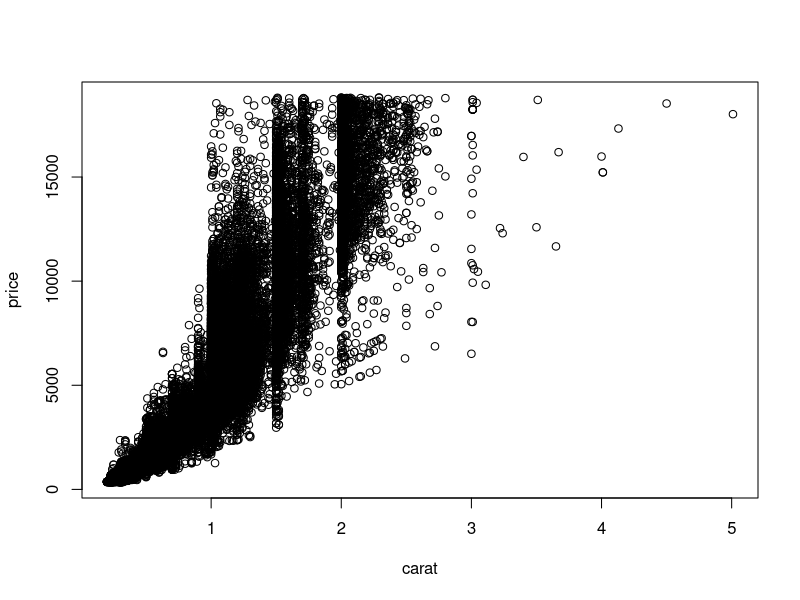
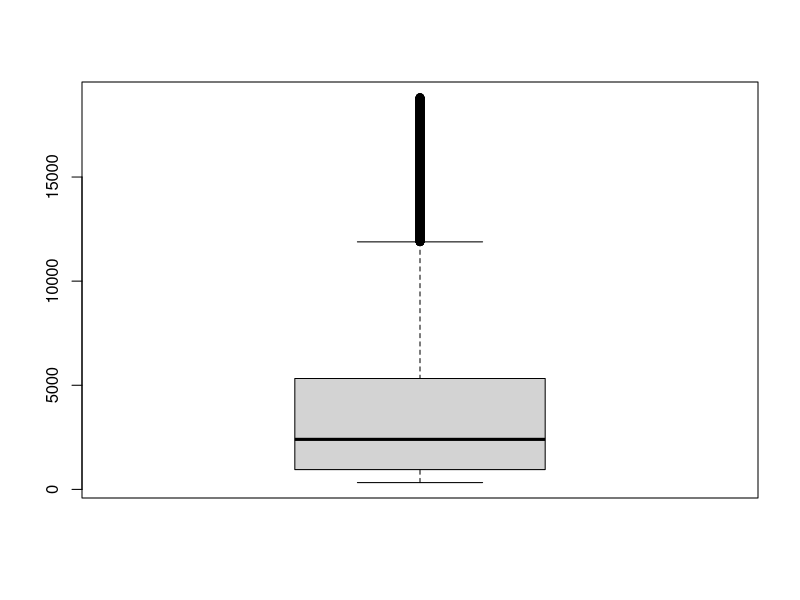
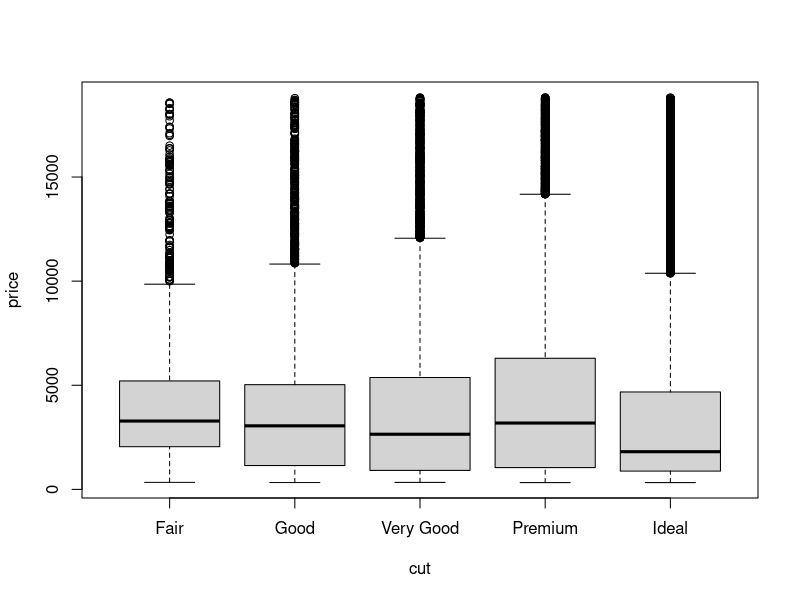
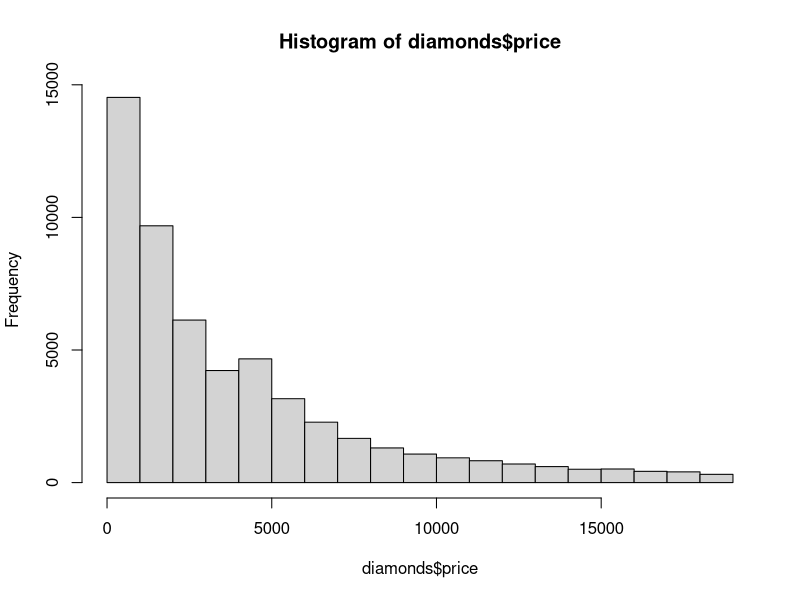
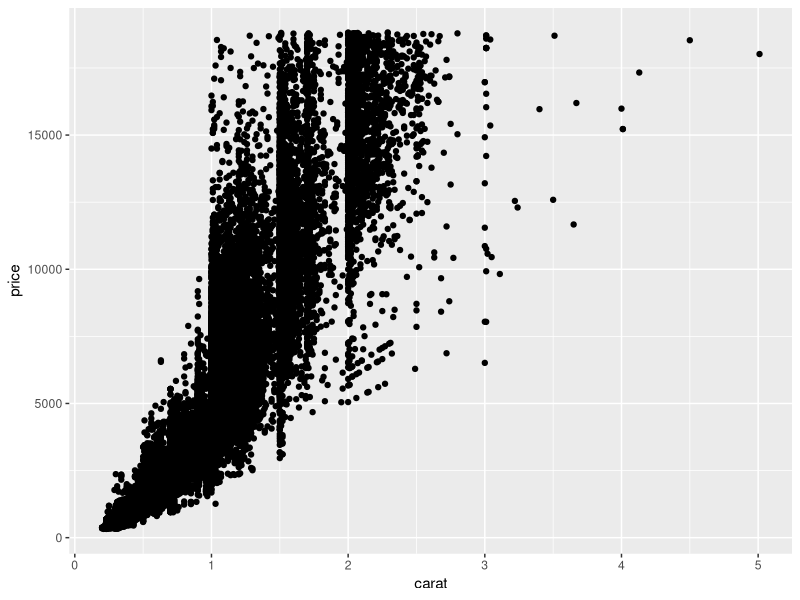
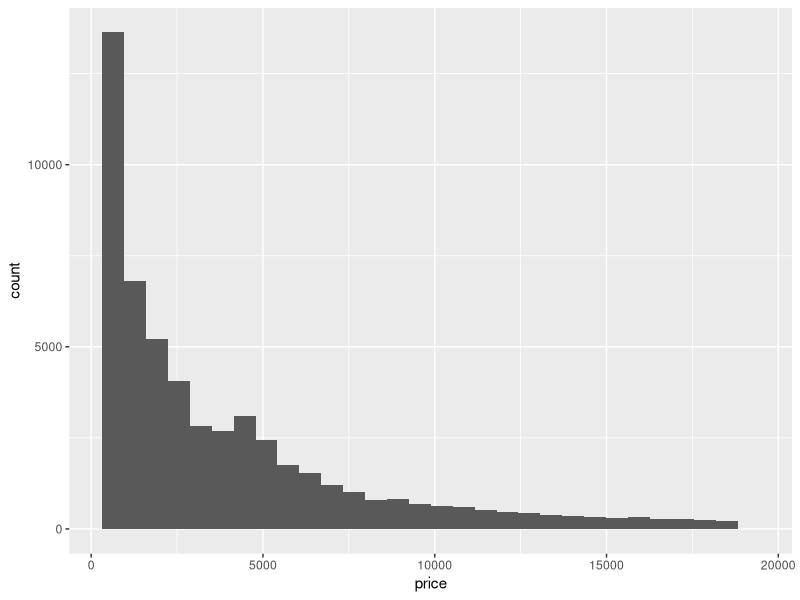
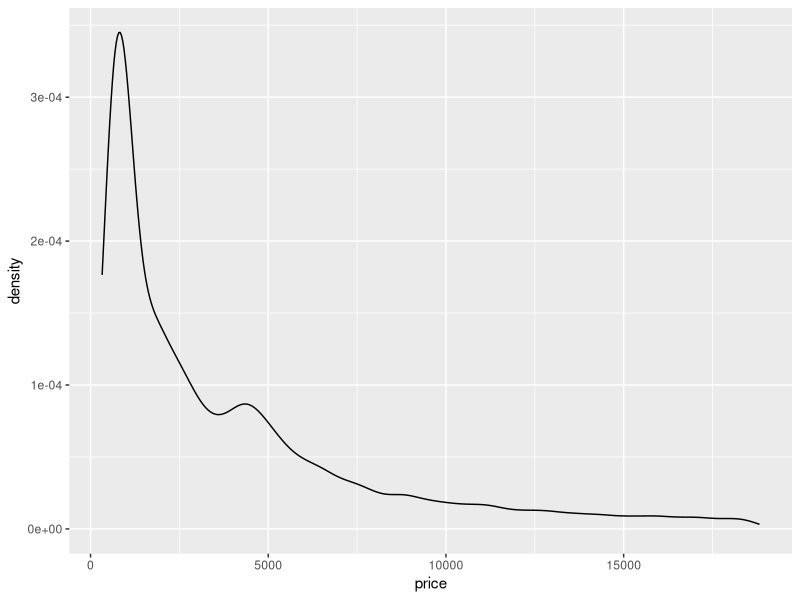
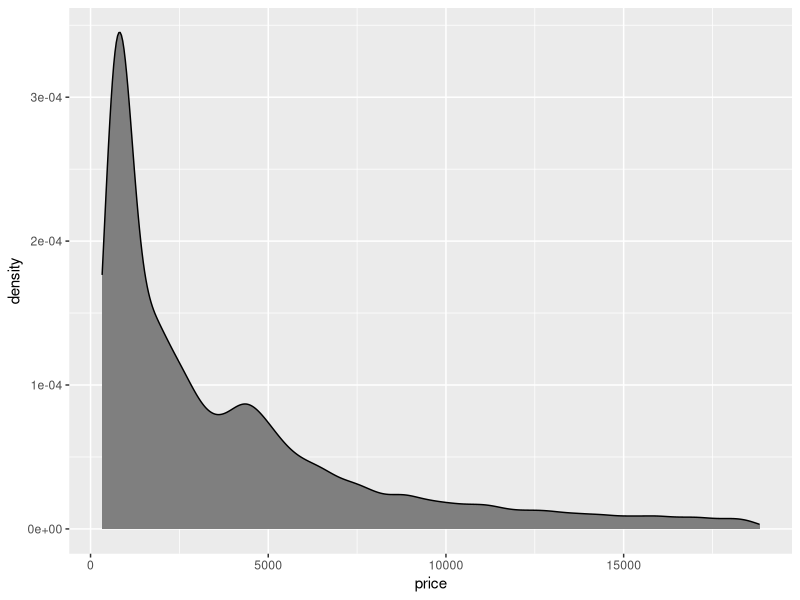

Reproduce these figures in R, in order. (Note: this script raises an error after producing the figures.)
data(diamonds,package = "ggplot2")
head(diamonds)


#Scatterploat
plot(price ~ carat, data = diamonds)
#Box plots
boxplot(diamonds$price)
boxplot(price ~ cut, data = diamonds)

#Histograms
hist(diamonds$price)

library(ggplot2)

# mapping the variable using aes function and then add geom layers to specify plots
ggplot(diamonds, aes(x = carat, y = price)) + geom_point()
ggplot(diamonds, aes(x = price )) + geom_histogram()
ggplot(diamonds, aes(x = price)) + geom_density()

ggplot(diamonds, aes(x = price)) + geom_density(fill = "grey50")
ggplot(diamonds, aes(x = price)) + geom_density(color = "blue")
ggplot(diamonds, aes(x = price)) + geom_density(fill = "grey50",color = "red")


#Store plot for using again and again
g <- ggplot(diamonds, aes(x=carat, y = price))
g + geom_point()
# add different colors for the classes
g + geom_point(aes(color=cut))
# change shape of points and change saturation for points
g + geom_point(aes(color = cut), shape = 1, alpha = 1/3)

#usign formula to braeak use ~

# making multiple graphs per color
g + geom_point(aes(color= cut)) + facet_wrap(~color)

g + geom_point(aes(color= cut)) + facet_wrap(clarity~color)
ggplot(diamonds, aes(x = price)) + geom_histogram() + facet_wrap(~cut)
ggplot(diamonds, aes(x = price, fill = cut, color = cut)) +
  geom_histogram(position = position_dodge())
ggplot(diamonds,aes(y=price, x =1)) + geom_boxplot()
ggplot(diamonds,aes(y=price, x =cut)) + geom_boxplot()


## Impressive box plot cousin.
ggplot(diamonds, aes(y=price, x = cut)) + geom_violin()

## OVerlaying the plots
ggplot(diamonds, aes(y=price, x = cut)) + geom_violin() + geom_point()
## Order of overlaying plots matter a lot.
ggplot(diamonds, aes(y=price, x = cut)) + geom_point() + geom_violin()

#For clearly viewing the points use jitter plots
ggplot(diamonds, aes(y=price, x = cut)) + geom_jitter() + geom_violin()

ggplot(diamonds, aes(y=price, x = cut)) + geom_jitter() + geom_violin(alpha = 1/3)

install.packages("ggthemes")
library("ggthemes")
## save plot in variable.

g <- ggplot(diamonds,aes(x=carat, y= price, color = cut)) + geom_point()
g
g + theme_economist()
g + theme_economist() + scale_color_economist()
g + theme_tufte()
g + theme_few()
g + theme_wsj()
g + theme_wsj() + scale_color_wsj()

g + theme_excel()
g + theme_excel() + scale_color_excel()

# you can build a new theme in this package

ggplot(data.frame(x = rnorm(100)),aes (sample = x)) + stat_qq() + geom_abline()

head(tips)
# To see multiple visualization. use GGally
install.packages("GGally")
GGally::ggpairs(tips)


